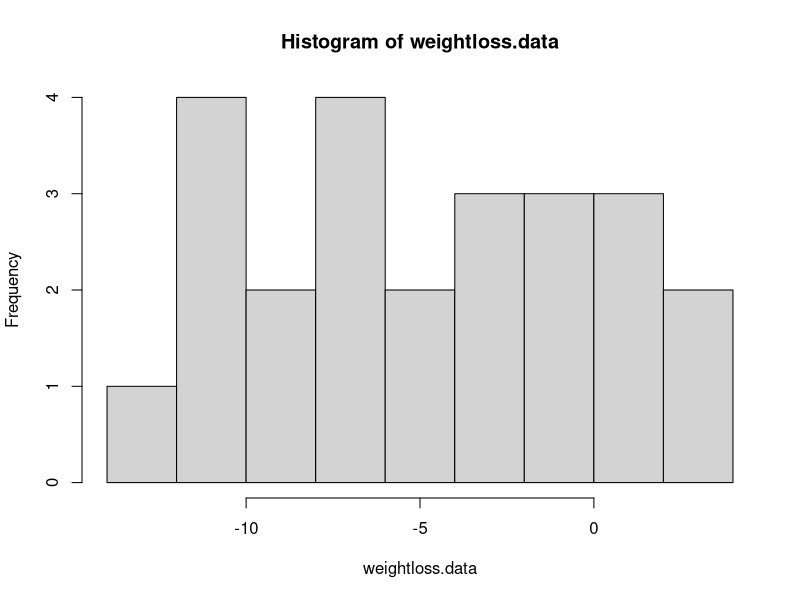
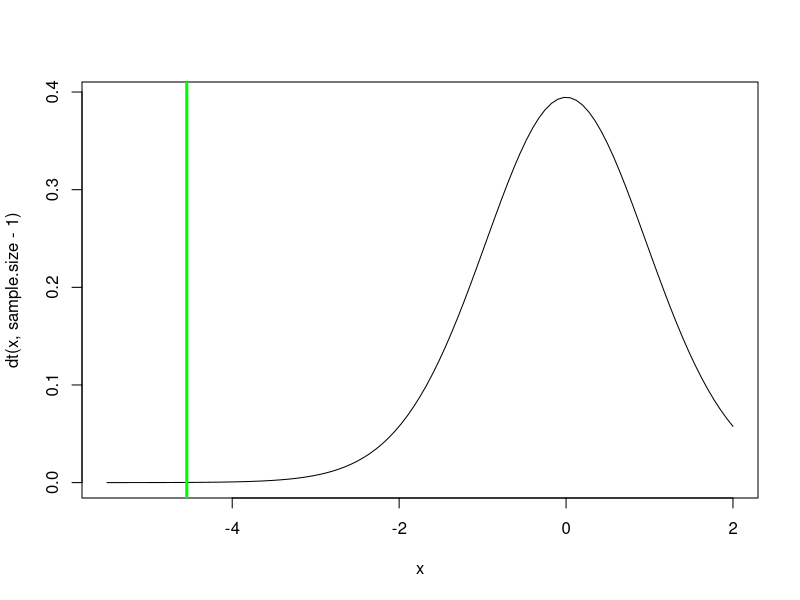
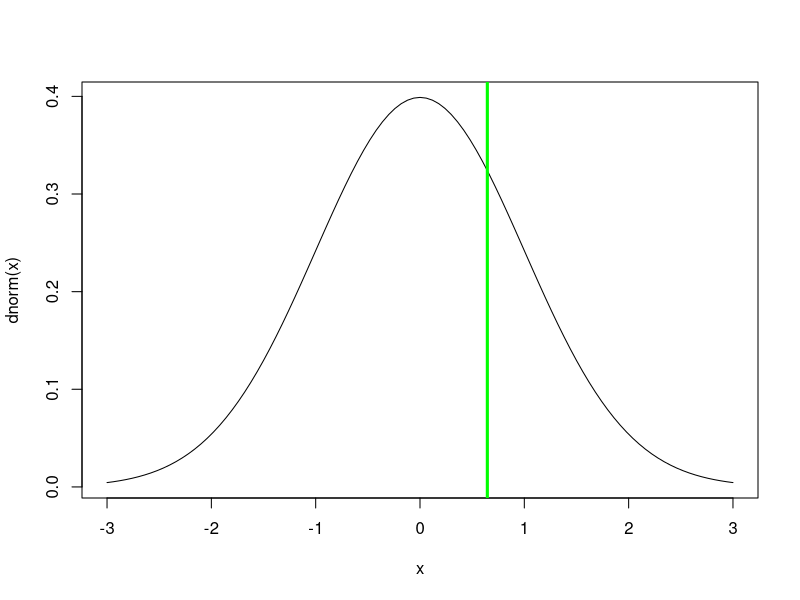
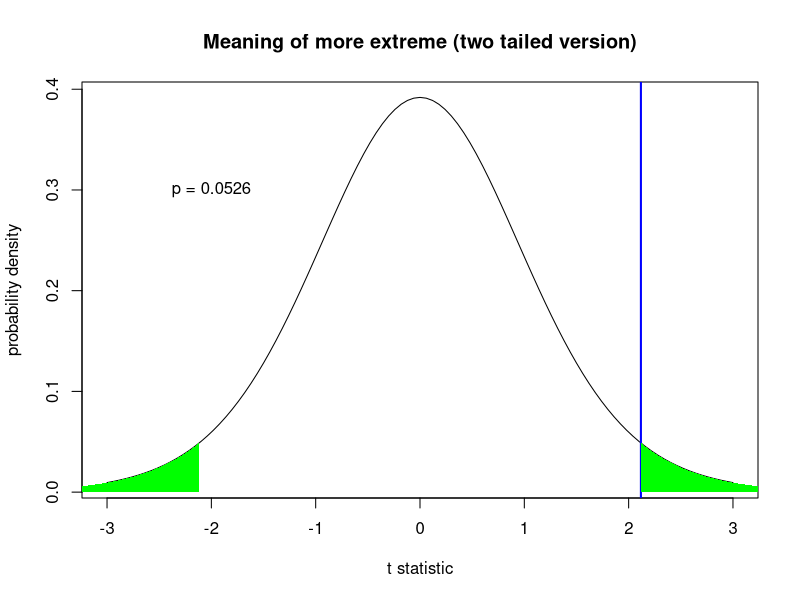
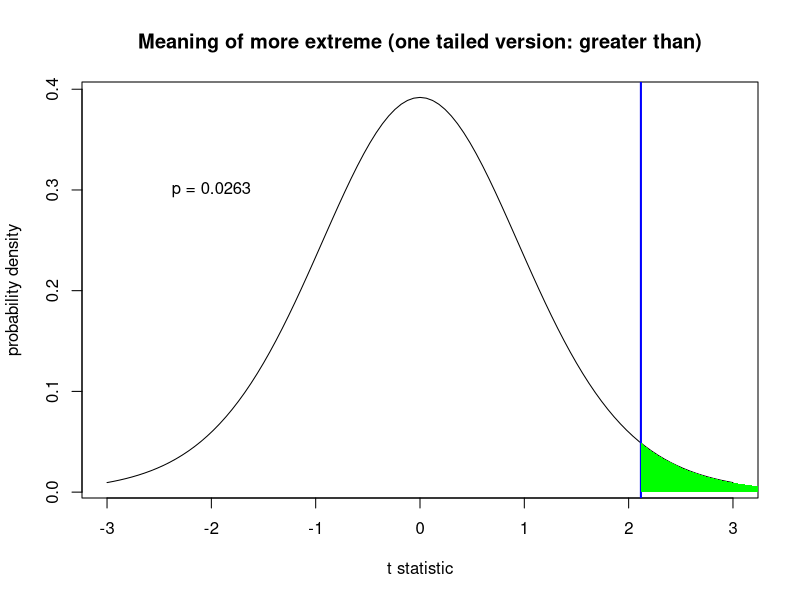
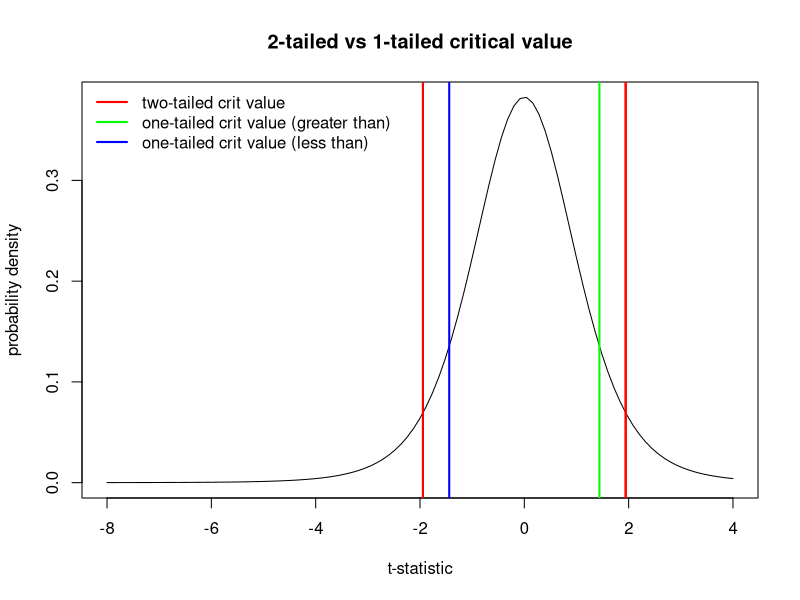
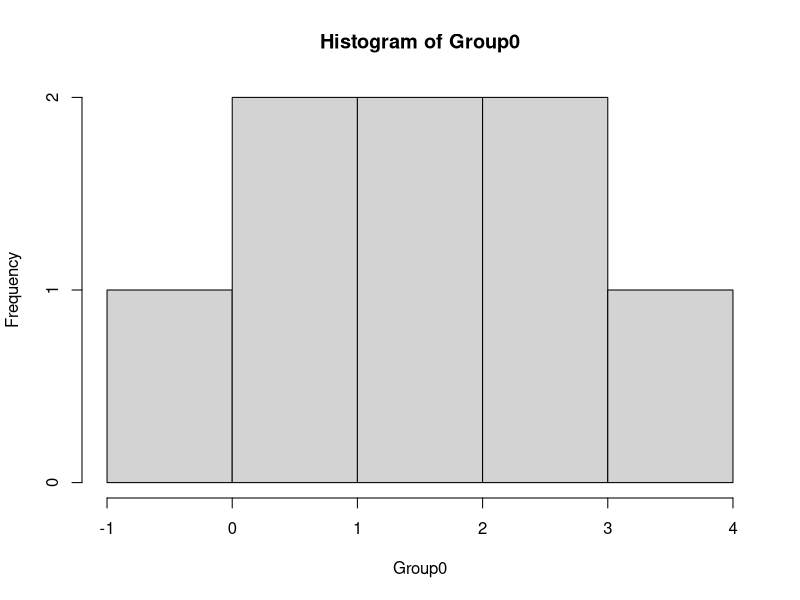
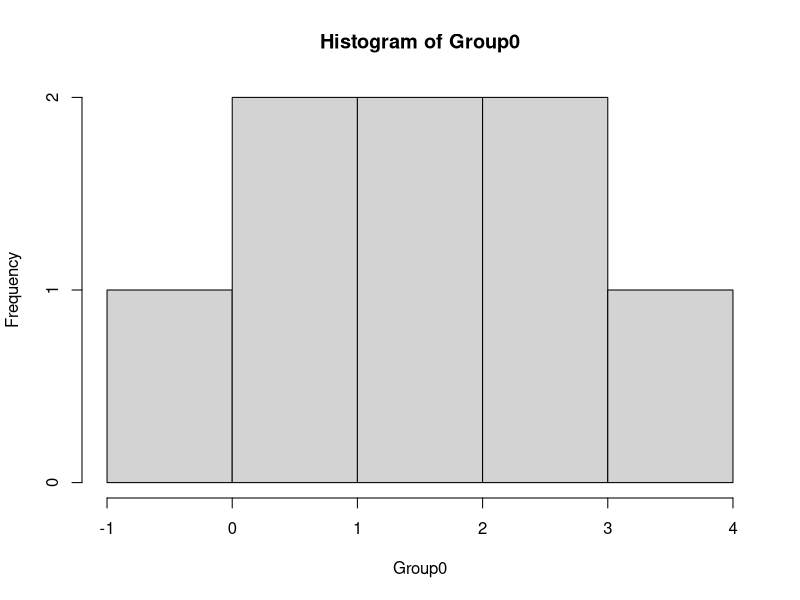

Reproduce these figures in R, in order.

############################################################
####                                                    ####  
####  NRES 710, Lecture 4                               ####
####                                                    ####
####  Kevin Shoemaker and Ben Sullivan                  #### 
####  University of Nevada, Reno                        ####
####                                                    #### 
############################################################


############################################################
####  Linear Regression and ANOVA                       ####
############################################################



## Paired t-test example -----------------

weightloss.data <- c(-10.4,-11.6,3.9,1.5,-0.3,-3.5 -10.0,-6.7,-6.1,-2.4,-6.0,2.3,0.1,-4.1,-3.2, -11.3,-3.2,-9.3,-7.5,-5.7,-0.1,0.0,-9.8,1.0,-11.9)
hist(weightloss.data,breaks=7)
mean.weightloss <- mean(weightloss.data)
null.weightloss <- 0
stdev.weightloss <- sd(weightloss.data)
sample.size <- length(weightloss.data)
std.error <- stdev.weightloss/sqrt(sample.size)

t.statistic <- (mean.weightloss-null.weightloss)/std.error
t.statistic

curve(dt(x,sample.size-1),-5.5,2)
abline(v=t.statistic,col="green",lwd=3)

t.crit <- qt(0.05,sample.size-1)    # 'critical value' of the t statistic- you can reject the null if your value is more extreme than this!

p=pt(t.statistic,sample.size-1)    # p value
p    # this is the p value


# Alternative: use R's built in t test

t.test(weightloss.data,alternative = "less")   # should get the same p=value!


# Z distribution --------------------

## Z test  

df <- read.csv("GSW_height.csv")
GSWheight <- df$Height
GSWheight
mean.gsw <- mean(GSWheight)
sd.gsw <- sd(GSWheight) 
sd.pop <- 4
mean.pop <- 79
n <- length(GSWheight)
s.e. <- sd.pop/sqrt(n)

null.height <- mean.pop   # null: GSW are sampled randomly from the pool of all NBA players. They are not fundamentally different!

z.statistic <- (mean.gsw-null.height)/s.e.
z.statistic

curve(dnorm(x),-3,3)    # we assume that the z statistic is normally distributed- standard normal!
abline(v=z.statistic,col="green",lwd=3)

p <- 1-pnorm(z.statistic)    # is the p value enough evidence to tell you that GSW players are taller than the NBA average??
p       

pnorm(z.statistic)


### one sample t-test (paired t-test is a type of one sample t-test)

sample.data <- rgamma(10,2,.1)
null.mean <- 10

sample.size <- length(sample.data)
sample.mean <- mean(sample.data)
sample.sd <- sd(sample.data)
std.err <- sample.sd/sqrt(sample.size)
t.stat <- (sample.mean-null.mean)/std.err

t.crit <- abs(qt(0.025,sample.size-1))   # for 2-tailed test

p.val <- (1-pt(abs(t.stat),sample.size-1))*2   # 


### alternatively use the t.test function:

t.test(sample.data,mu=null.mean)   # should get the same answer!



### two sample t-test 

sample.data.1 <- rnorm(15,55,10)
sample.data.2 <- rnorm(10,45,10)

sample.size.1 <- length(sample.data.1)
sample.size.2 <- length(sample.data.2)
sample.size.pooled <- length(sample.data.1) + length(sample.data.2)

sample.mean1 <- mean(sample.data.1)
sample.mean2 <- mean(sample.data.2)

sample.sd1 <- sd(sample.data.1)
sample.sd2 <- sd(sample.data.2)
sample.sd.pooled <- sqrt(((sample.size.1-1)*sample.sd1^2 + (sample.size.2-1)*sample.sd2^2)/(sample.size.pooled-2))

std.err.pooled <- sample.sd.pooled*sqrt(1/sample.size.1+1/sample.size.2)
t.stat <- (sample.mean1-sample.mean2)/std.err.pooled

t.crit <- abs(qt(0.025,sample.size-1))   # for 2-tailed test

p.val <- (1-pt(abs(t.stat),sample.size.pooled-2))*2   # 2-tailed test



### alternatively use the t.test function:

t.test(sample.data.1,sample.data.2,var.equal = T)   # should get the same answer!



# one vs two tailed demo

#my.data <- rnorm(15, 0.5, 1)   # generate sample data
my.data <- c(0.20119786,1.41700898,-0.72426698,0.44006284,0.01487128,-0.19031680,1.75470699,-0.81992816,2.31978530,  2.71442595,-0.31461411,0.52086138,-0.50580117,1.52260888,0.76454698)
samp.mean <- mean(my.data)
samp.sd <- sd(my.data)
samp.n <- length(my.data)
std.err <- samp.sd/sqrt(samp.n)

null.mean <- 0

t.statistic <- (samp.mean-null.mean)/std.err

### Two-tailed
curve(dt(x,samp.n-1),-3,3, main="Meaning of more extreme (two tailed version)",
      ylab="probability density",xlab="t statistic")    # visualize the sampling distribution of the t-statistic
abline(v=t.statistic,lwd=2,col="blue")

xs <- seq(abs(t.statistic),10,0.05)                
ys <- dt(xs,samp.n-1)
polygon(x=c(xs,rev(xs)),y=c(ys,rep(0,times=length(ys))),col="green",border=NA)
polygon(x=c(-xs,rev(-xs)),y=c(ys,rep(0,times=length(ys))),col="green",border=NA)

p.twosided <- pt(-abs(t.statistic),samp.n-1)*2     # two-tailed p-value

text(-2,0.3,paste("p =",round(p.twosided,4)))

### One-sided (alternative = 'greater')
curve(dt(x,samp.n-1),-3,3, main="Meaning of more extreme (one tailed version: greater than)",
      ylab="probability density",xlab="t statistic")    # visualize the sampling distribution of the t-statistic
abline(v=t.statistic,lwd=2,col="blue")

xs <- seq(t.statistic,10,0.05)                
ys <- dt(xs,samp.n-1)
polygon(x=c(xs,rev(xs)),y=c(ys,rep(0,times=length(ys))),col="green",border=NA)

p.onesided <- pt(-abs(t.statistic),samp.n-1)     # one-tailed p-value

text(-2,0.3,paste("p =",round(p.onesided,4)))



### t-crit in one tailed vs two tailed test

sample.size=7

curve(dt(x,sample.size-1),-8,4, main="2-tailed vs 1-tailed critical value",
      xlab="t-statistic",ylab="probability density")

alpha <- 0.1
t.crit.twosided <- qt(alpha/2,sample.size-1) 

abline(v=c(t.crit.twosided,abs(t.crit.twosided)),col="red",lwd=2)


t.crit.twosided <- qt(alpha/2,sample.size-1) 

abline(v=c(t.crit.twosided,abs(t.crit.twosided)),col="red",lwd=2)

t.crit.onesided <- qt(alpha,sample.size-1) 

abline(v=abs(t.crit.onesided),col="green",lwd=2)
abline(v=t.crit.onesided,col="blue",lwd=2)

legend("topleft",lwd=c(2,2,2),col=c("red","green","blue"),bty="n",legend=c("two-tailed crit value","one-tailed crit value (greater than)","one-tailed crit value (less than)"))


######
# More t-test examples


#### 
# T-tests
####

#Ttest
# Are my data greater than zero? 
Group0 <- c(0.5, -0.03, 4, 2.5, 0.89, 2.2, 1.7, 1.125)
hist(Group0)
t.test(Group0,alternative="greater") # This gets at directionality


#Are my data different than zero? 
Group0 <- c(0.5, -0.03, 4, 2.5, 0.89, 2.2, 1.7, 1.125)
hist(Group0)
t.test(Group0) # Okay, that's to zero. What about if it's different than 1? 

# are my data different than 1? 
t.test(Group0, mu=1)

# Now let's test two groups. 
# are the means equal? 
group1 <- c(7,9,6,6,6,11,6,3,8,7)
group2 <- c(11,13,8,6,14,11,13,13,10,11)
t.test(group1, group2, var.equal=T) # Notice how we set equal variance? Look at the output - "Two Sample t-test."
# is this one-tail or two? 

group1 <- c(7,9,6,6,6,11,6,3,8,7)
group2 <- c(11,13,8,6,14,11,13,13,10,11)
t.test(group1, group2) #  "Welch's Two Sample t-test"
# WELCH'S TEST IS THE DEFAULT IN R



## testing for normality

my.data.nonnorm <- rgamma(20,0.1,0.1)    # simulate some non-normal data
hist(my.data.nonnorm,main="non-normal")     # visualize the data distribution

my.data.norm <- rnorm(20,6,0.9)    # simulate some normal data
hist(my.data.norm,main="normal")     # visualize the data distribution

# visualize q-q plot

qqnorm(my.data.nonnorm,main="non-normal")   # visual test for normality

qqnorm(my.data.norm,main="normal")


# run shapiro-wilk test

shapiro.test(my.data.nonnorm)

shapiro.test(my.data.norm)


# Wilcoxon signed rank test

my.data <- rgamma(20,0.1,0.1)-2

hist(my.data)

wilcox.test(my.data)

t.test(my.data)   # t-test for comparison
  
  

# Wilcoxon signed rank test

my.data1 <- rgamma(20,0.1,0.1)-2
my.data2 <- rgamma(20,0.2,0.1)-2

median(my.data1)
median(my.data2)

wilcox.test(my.data1,my.data2)

t.test(my.data1,my.data2)   # t-test for comparison


#### perform rank test from scratch!

allobs <- c(my.data1,my.data2)
inorder <- order(allobs)

rank1 <- inorder[1:20]
rank2 <- inorder[21:40]

t.test(rank1,rank2,var.equal = T)    # perform t-test on the ranks (usually similar to Mann-Whitney test)
  

###### First we will set the population parameters:

true.mean.A <- 13.5
true.mean.B <- 13.9

true.sd <- 3.4

# Assume a two-tailed test- alternative hypothesis is that the mean of A is different from the mean of B

###### Now let's set the sampling scenario

sampsize.A <- 10
sampsize.B <- 12

###### now we will simulate a single 'experiment'

samp.A <- rnorm(sampsize.A,true.mean.A,true.sd)
samp.B <- rnorm(sampsize.B,true.mean.B,true.sd)

###### and now we can run a test!

this.test <- t.test(samp.A,samp.B,var.equal = T)

###### and determine if we rejected our null hypothesis (which we know is not true!)

this.test$p.value < 0.05




### full power analysis:

###### First we will set the population parameters:

true.mean.A <- 13.5
true.mean.B <- 13.9

true.sd <- 3.4

# Assume a two-tailed test- alternative hypothesis is that the mean of A is different from the mean of B

###### Now let's set the sampling scenario

sampsize.A <- 10
sampsize.B <- 12

###### now we will simulate LOTS of  'experiments'

pvals <- numeric(1000)

for(i in 1:1000){
  samp.A <- rnorm(sampsize.A,true.mean.A,true.sd)
  samp.B <- rnorm(sampsize.B,true.mean.B,true.sd)
  
  ###### and now we can run a test!
  
  this.test <- t.test(samp.A,samp.B,var.equal = T)
  
  ###### and determine if we rejected our null hypothesis (which we know is not true!)
  
  pvals[i] <- this.test$p.value
}

 # hist(pvals)

length(which(pvals<0.05))/1000


### full power analysis WITH SAMPLE SIZE DETERMINATION:

###### First we will set the population parameters:

true.mean.A <- 13.5
true.mean.B <- 13.9

true.sd <- 3.4

# Assume a two-tailed test- alternative hypothesis is that the mean of A is different from the mean of B


###### now we will simulate LOTS of  'experiments' under different sample sizes

sampsize <- seq(5,400,10)

power <- numeric(length(sampsize))

for(j in 1:length(sampsize)){
  
  pvals <- numeric(1000)
  for(i in 1:1000){
    samp.A <- rnorm(sampsize[j],true.mean.A,true.sd)
    samp.B <- rnorm(sampsize[j],true.mean.B,true.sd)
    
    ###### and now we can run a test!
    
    this.test <- t.test(samp.A,samp.B,var.equal = T)
    
    ###### and determine if we rejected our null hypothesis (which we know is not true!)
    
    pvals[i] <- this.test$p.value
  }

 # hist(pvals)

  power[j] <- length(which(pvals<0.05))/1000
}

names(power) <- sampsize

plot(power~sampsize)


